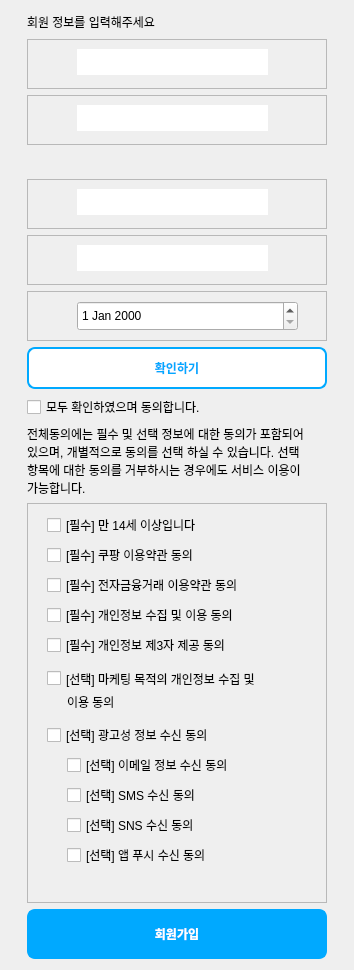
       <widget class="QWidget" name="scrollAreaWidgetContents">
        <property name="geometry">
         <rect>
          <x>0</x>
          <y>0</y>
          <width>354</width>
          <height>970</height>
         </rect>
        </property>
        <layout class="QGridLayout" name="gridLayout_4">
         <item row="7" column="0">
          <widget class="QFrame" name="frame_13">
           <property name="minimumSize">
            <size>
             <width>300</width>
             <height>50</height>
            </size>
           </property>
           <property name="maximumSize">
            <size>
             <width>300</width>
             <height>50</height>
            </size>
           </property>
           <property name="frameShape">
            <enum>QFrame::Shape::StyledPanel</enum>
           </property>
           <property name="frameShadow">
            <enum>QFrame::Shadow::Raised</enum>
           </property>
           <widget class="QLabel" name="label_7">
            <property name="geometry">
             <rect>
              <x>0</x>
              <y>0</y>
              <width>50</width>
              <height>50</height>
             </rect>
            </property>
            <property name="minimumSize">
             <size>
              <width>50</width>
              <height>50</height>
             </size>
            </property>
            <property name="maximumSize">
             <size>
              <width>50</width>
              <height>40</height>
             </size>
            </property>
            <property name="text">
             <string/>
            </property>
            <property name="pixmap">
             <pixmap resource="mainIcon.qrc">:/mainIcon/makeid_2.png</pixmap>
            </property>
            <property name="scaledContents">
             <bool>true</bool>
            </property>
           </widget>
           <widget class="QLineEdit" name="input_name">
            <property name="geometry">
             <rect>
              <x>50</x>
              <y>10</y>
              <width>191</width>
              <height>26</height>
             </rect>
            </property>
            <property name="styleSheet">
             <string notr="true">QLineEdit {
    border: none;
    background: white;  /* 필요 시 배경 설정 */
    color: black;        /* 글자색 */
}</string>
            </property>
            <property name="text">
             <string/>
            </property>
           </widget>
           <widget class="QLabel" name="name_check_icon">
            <property name="geometry">
             <rect>
              <x>250</x>
              <y>10</y>
              <width>41</width>
              <height>31</height>
             </rect>
            </property>
            <property name="font">
             <font>
              <pointsize>15</pointsize>
             </font>
            </property>
            <property name="text">
             <string/>
            </property>
           </widget>
          </widget>
         </item>
         <item row="13" column="0">
          <widget class="QFrame" name="frame_4">
           <property name="minimumSize">
            <size>
             <width>300</width>
             <height>400</height>
            </size>
           </property>
           <property name="maximumSize">
            <size>
             <width>300</width>
             <height>400</height>
            </size>
           </property>
           <property name="frameShape">
            <enum>QFrame::Shape::StyledPanel</enum>
           </property>
           <property name="frameShadow">
            <enum>QFrame::Shadow::Raised</enum>
           </property>
           <widget class="QCheckBox" name="must_1">
            <property name="geometry">
             <rect>
              <x>20</x>
              <y>10</y>
              <width>191</width>
              <height>24</height>
             </rect>
            </property>
            <property name="text">
             <string>[필수] 만 14세 이상입니다</string>
            </property>
           </widget>
           <widget class="QCheckBox" name="must_2">
            <property name="geometry">
             <rect>
              <x>20</x>
              <y>40</y>
              <width>191</width>
              <height>24</height>
             </rect>
            </property>
            <property name="text">
             <string>[필수] 쿠팡 이용약관 동의</string>
            </property>
           </widget>
           <widget class="QCheckBox" name="must_3">
            <property name="geometry">
             <rect>
              <x>20</x>
              <y>70</y>
              <width>241</width>
              <height>24</height>
             </rect>
            </property>
            <property name="text">
             <string>[필수] 전자금융거래 이용약관 동의</string>
            </property>
           </widget>
           <widget class="QCheckBox" name="must_4">
            <property name="geometry">
             <rect>
              <x>20</x>
              <y>100</y>
              <width>231</width>
              <height>24</height>
             </rect>
            </property>
            <property name="text">
             <string>[필수] 개인정보 수집 및 이용 동의</string>
            </property>
           </widget>
           <widget class="QCheckBox" name="must_5">
            <property name="geometry">
             <rect>
              <x>20</x>
              <y>130</y>
              <width>221</width>
              <height>24</height>
             </rect>
            </property>
            <property name="text">
             <string>[필수] 개인정보 제3자 제공 동의</string>
            </property>
           </widget>
           <widget class="QCheckBox" name="select_1">
            <property name="geometry">
             <rect>
              <x>20</x>
              <y>160</y>
              <width>281</width>
              <height>31</height>
             </rect>
            </property>
            <property name="acceptDrops">
             <bool>true</bool>
            </property>
            <property name="autoFillBackground">
             <bool>false</bool>
            </property>
            <property name="text">
             <string>[선택] 마케팅 목적의 개인정보 수집 및 </string>
            </property>
           </widget>
           <widget class="QLabel" name="label_10">
            <property name="geometry">
             <rect>
              <x>40</x>
              <y>190</y>
              <width>91</width>
              <height>18</height>
             </rect>
            </property>
            <property name="text">
             <string>이용 동의</string>
            </property>
           </widget>
           <widget class="QCheckBox" name="select_2">
            <property name="geometry">
             <rect>
              <x>20</x>
              <y>220</y>
              <width>221</width>
              <height>24</height>
             </rect>
            </property>
            <property name="text">
             <string>[선택] 광고성 정보 수신 동의 </string>
            </property>
           </widget>
           <widget class="QCheckBox" name="select_3">
            <property name="geometry">
             <rect>
              <x>40</x>
              <y>250</y>
              <width>221</width>
              <height>24</height>
             </rect>
            </property>
            <property name="text">
             <string>[선택] 이메일 정보 수신 동의 </string>
            </property>
           </widget>
           <widget class="QCheckBox" name="select_4">
            <property name="geometry">
             <rect>
              <x>40</x>
              <y>280</y>
              <width>221</width>
              <height>24</height>
             </rect>
            </property>
            <property name="text">
             <string>[선택] SMS 수신 동의 </string>
            </property>
           </widget>
           <widget class="QCheckBox" name="select_5">
            <property name="geometry">
             <rect>
              <x>40</x>
              <y>310</y>
              <width>221</width>
              <height>24</height>
             </rect>
            </property>
            <property name="text">
             <string>[선택] SNS 수신 동의 </string>
            </property>
           </widget>
           <widget class="QCheckBox" name="select_6">
            <property name="geometry">
             <rect>
              <x>40</x>
              <y>340</y>
              <width>221</width>
              <height>24</height>
             </rect>
            </property>
            <property name="text">
             <string>[선택] 앱 푸시 수신 동의 </string>
            </property>
           </widget>
          </widget>
         </item>
         <item row="2" column="0">
          <widget class="QFrame" name="frame33">
           <property name="minimumSize">
            <size>
             <width>300</width>
             <height>50</height>
            </size>
           </property>
           <property name="maximumSize">
            <size>
             <width>300</width>
             <height>50</height>
            </size>
           </property>
           <property name="frameShape">
            <enum>QFrame::Shape::StyledPanel</enum>
           </property>
           <property name="frameShadow">
            <enum>QFrame::Shadow::Raised</enum>
           </property>
           <widget class="QLabel" name="label_4">
            <property name="geometry">
             <rect>
              <x>0</x>
              <y>0</y>
              <width>50</width>
              <height>50</height>
             </rect>
            </property>
            <property name="minimumSize">
             <size>
              <width>50</width>
              <height>50</height>
             </size>
            </property>
            <property name="maximumSize">
             <size>
              <width>50</width>
              <height>40</height>
             </size>
            </property>
            <property name="text">
             <string/>
            </property>
            <property name="pixmap">
             <pixmap resource="mainIcon.qrc">:/mainIcon/makeid_4.png</pixmap>
            </property>
            <property name="scaledContents">
             <bool>true</bool>
            </property>
           </widget>
           <widget class="QLineEdit" name="input_email">
            <property name="geometry">
             <rect>
              <x>50</x>
              <y>10</y>
              <width>191</width>
              <height>26</height>
             </rect>
            </property>
            <property name="styleSheet">
             <string notr="true">QLineEdit {
    border: none;
    background: white;  /* 필요 시 배경 설정 */
    color: black;        /* 글자색 */
}</string>
            </property>
            <property name="text">
             <string/>
            </property>
           </widget>
           <widget class="QLabel" name="email_check_icon">
            <property name="geometry">
             <rect>
              <x>260</x>
              <y>10</y>
              <width>31</width>
              <height>31</height>
             </rect>
            </property>
            <property name="font">
             <font>
              <pointsize>15</pointsize>
             </font>
            </property>
            <property name="text">
             <string/>
            </property>
           </widget>
          </widget>
         </item>
         <item row="14" column="0">
          <widget class="QPushButton" name="signup_btn">
           <property name="minimumSize">
            <size>
             <width>300</width>
             <height>50</height>
            </size>
           </property>
           <property name="maximumSize">
            <size>
             <width>300</width>
             <height>50</height>
            </size>
           </property>
           <property name="styleSheet">
            <string notr="true">QPushButton {
        background-color:#00A9FF ;
        color: white;
        font-weight: bold;
		border: 2px solid #00A9FF; 
        border-radius: 8px;
        padding: 10px 20px;
    }
    QPushButton:hover {
        background-color: #0088CC;
    }</string>
           </property>
           <property name="text">
            <string>회원가입</string>
           </property>
          </widget>
         </item>
         <item row="11" column="0">
          <widget class="QCheckBox" name="check_all">
           <property name="text">
            <string>모두 확인하였으며 동의합니다.</string>
           </property>
          </widget>
         </item>
         <item row="4" column="0">
          <widget class="QLabel" name="pass_notice">
           <property name="text">
            <string/>
           </property>
          </widget>
         </item>
         <item row="9" column="0">
          <widget class="QFrame" name="frame_15">
           <property name="minimumSize">
            <size>
             <width>300</width>
             <height>50</height>
            </size>
           </property>
           <property name="maximumSize">
            <size>
             <width>300</width>
             <height>50</height>
            </size>
           </property>
           <property name="frameShape">
            <enum>QFrame::Shape::StyledPanel</enum>
           </property>
           <property name="frameShadow">
            <enum>QFrame::Shadow::Raised</enum>
           </property>
           <widget class="QLabel" name="label_9">
            <property name="geometry">
             <rect>
              <x>10</x>
              <y>10</y>
              <width>30</width>
              <height>30</height>
             </rect>
            </property>
            <property name="minimumSize">
             <size>
              <width>30</width>
              <height>30</height>
             </size>
            </property>
            <property name="maximumSize">
             <size>
              <width>30</width>
              <height>30</height>
             </size>
            </property>
            <property name="text">
             <string/>
            </property>
            <property name="pixmap">
             <pixmap resource="mainIcon.qrc">:/mainIcon/icon_2_1_transparent.png</pixmap>
            </property>
            <property name="scaledContents">
             <bool>true</bool>
            </property>
           </widget>
           <widget class="QDateEdit" name="birthday">
            <property name="geometry">
             <rect>
              <x>50</x>
              <y>10</y>
              <width>221</width>
              <height>30</height>
             </rect>
            </property>
           </widget>
          </widget>
         </item>
         <item row="8" column="0">
          <widget class="QFrame" name="frame_14">
           <property name="minimumSize">
            <size>
             <width>300</width>
             <height>50</height>
            </size>
           </property>
           <property name="maximumSize">
            <size>
             <width>300</width>
             <height>50</height>
            </size>
           </property>
           <property name="frameShape">
            <enum>QFrame::Shape::StyledPanel</enum>
           </property>
           <property name="frameShadow">
            <enum>QFrame::Shadow::Raised</enum>
           </property>
           <widget class="QLabel" name="label_8">
            <property name="geometry">
             <rect>
              <x>0</x>
              <y>0</y>
              <width>50</width>
              <height>50</height>
             </rect>
            </property>
            <property name="minimumSize">
             <size>
              <width>50</width>
              <height>50</height>
             </size>
            </property>
            <property name="maximumSize">
             <size>
              <width>50</width>
              <height>40</height>
             </size>
            </property>
            <property name="text">
             <string/>
            </property>
            <property name="pixmap">
             <pixmap resource="mainIcon.qrc">:/mainIcon/makeid_messagebox.png</pixmap>
            </property>
            <property name="scaledContents">
             <bool>true</bool>
            </property>
           </widget>
           <widget class="QLineEdit" name="input_phone">
            <property name="geometry">
             <rect>
              <x>50</x>
              <y>10</y>
              <width>191</width>
              <height>26</height>
             </rect>
            </property>
            <property name="styleSheet">
             <string notr="true">QLineEdit {
    border: none;
    background: white;  /* 필요 시 배경 설정 */
    color: black;        /* 글자색 */
}</string>
            </property>
            <property name="text">
             <string/>
            </property>
           </widget>
           <widget class="QLabel" name="num_check_icon">
            <property name="geometry">
             <rect>
              <x>250</x>
              <y>10</y>
              <width>41</width>
              <height>31</height>
             </rect>
            </property>
            <property name="font">
             <font>
              <pointsize>15</pointsize>
             </font>
            </property>
            <property name="text">
             <string/>
            </property>
           </widget>
          </widget>
         </item>
         <item row="0" column="0">
          <widget class="QLabel" name="label">
           <property name="text">
            <string>회원 정보를 입력해주세요</string>
           </property>
          </widget>
         </item>
         <item row="10" column="0">
          <widget class="QPushButton" name="fix_btn">
           <property name="styleSheet">
            <string notr="true">QPushButton {
        background-color:white ;
        color: #00A9FF;
        font-weight: bold;
		border: 2px solid #00A9FF; 
        border-radius: 8px;
        padding: 10px 20px;
    }
    QPushButton:hover {
        background-color: #0088CC;
    }</string>
           </property>
           <property name="text">
            <string>확인하기</string>
           </property>
          </widget>
         </item>
         <item row="12" column="0">
          <widget class="QLabel" name="label_3">
           <property name="font">
            <font>
             <pointsize>9</pointsize>
            </font>
           </property>
           <property name="text">
            <string>전체동의에는 필수 및 선택 정보에 대한 동의가 포함되어 있으며, 개별적으로 동의를 선택 하실 수 있습니다. 선택 항목에 대한 동의를 거부하시는 경우에도 서비스 이용이 가능합니다.</string>
           </property>
           <property name="wordWrap">
            <bool>true</bool>
           </property>
          </widget>
         </item>
         <item row="3" column="0">
          <widget class="QFrame" name="frame_12">
           <property name="minimumSize">
            <size>
             <width>300</width>
             <height>50</height>
            </size>
           </property>
           <property name="maximumSize">
            <size>
             <width>300</width>
             <height>50</height>
            </size>
           </property>
           <property name="frameShape">
            <enum>QFrame::Shape::StyledPanel</enum>
           </property>
           <property name="frameShadow">
            <enum>QFrame::Shadow::Raised</enum>
           </property>
           <widget class="QLabel" name="label_6">
            <property name="geometry">
             <rect>
              <x>0</x>
              <y>0</y>
              <width>50</width>
              <height>50</height>
             </rect>
            </property>
            <property name="minimumSize">
             <size>
              <width>50</width>
              <height>50</height>
             </size>
            </property>
            <property name="maximumSize">
             <size>
              <width>50</width>
              <height>40</height>
             </size>
            </property>
            <property name="text">
             <string/>
            </property>
            <property name="pixmap">
             <pixmap resource="mainIcon.qrc">:/mainIcon/makeid_3.png</pixmap>
            </property>
            <property name="scaledContents">
             <bool>true</bool>
            </property>
           </widget>
           <widget class="QLineEdit" name="input_pass">
            <property name="geometry">
             <rect>
              <x>50</x>
              <y>10</y>
              <width>191</width>
              <height>26</height>
             </rect>
            </property>
            <property name="styleSheet">
             <string notr="true">QLineEdit {
    border: none;
    background: white;  /* 필요 시 배경 설정 */
    color: black;        /* 글자색 */
}</string>
            </property>
            <property name="text">
             <string/>
            </property>
           </widget>
           <widget class="QLabel" name="pass_check_icon">
            <property name="geometry">
             <rect>
              <x>250</x>
              <y>10</y>
              <width>41</width>
              <height>31</height>
             </rect>
            </property>
            <property name="font">
             <font>
              <pointsize>15</pointsize>
             </font>
            </property>
            <property name="text">
             <string/>
            </property>
           </widget>
          </widget>
         </item>
        </layout>
       </widget>
